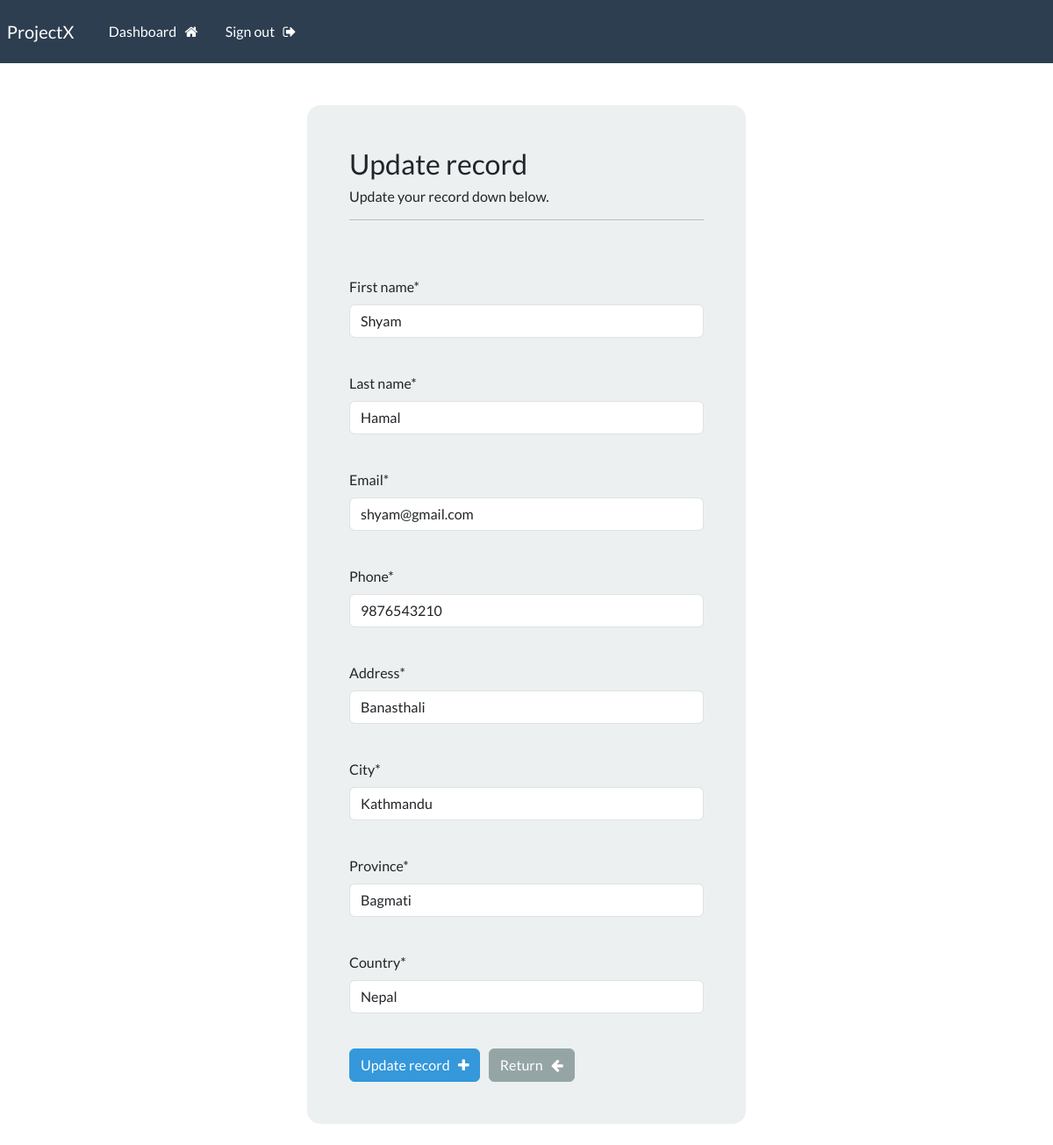
The page /updateRecord/4/ (signed in) on the database its author committed.
### webapp/models.py (models this page shows, shortened)
class Record(models.Model):
    creation_date = models.DateTimeField(auto_now_add=True)
    first_name = models.CharField(max_length=100)
    last_name = models.CharField(max_length=100)
    email = models.CharField(max_length=255)
    phone = models.CharField(max_length=20)
    address = models.CharField(max_length=300)
    city = models.CharField(max_length=255)
    province = models.CharField(max_length=200)
    country = models.CharField(max_length=125)

### webapp/views.py (the view)
# urls.py: path('updateRecord/<int:pk>/',views.update_record,name="updateRecord"),
@login_required(login_url='login')
def update_record(request,pk):
    record = Record.objects.get(id=pk)
    form = UpdateRecordForm(instance=record)
    if request.method == "POST":
        form = UpdateRecordForm(request.POST,instance=record)
        if form.is_valid():
            form.save()
            messages.success(request,"Record updated successfully!!!")
            return redirect('dashboard')
    context = {'form':form}
    return render(request,'webapp/update-record.html',context)

### webapp/forms.py
class UpdateRecordForm(forms.ModelForm):
    class Meta:
        model = Record
        fields = ['first_name', 'last_name', 'email', 'phone', 'address', 'city', 'province', 'country']

### webapp/templates/webapp/update-record.html (shortened to what this page needs)
{% extends 'webapp/base.html' %}
{% load crispy_forms_tags %}
{% block content%}
<body>
  <div class="container bg-light shadow-md p-5 form-layout">
    <h3>Update record</h3>
    <h6>Update your record down below.</h6>
    <hr />
    <br />
    <form method="POST" autocomplete="off">
      <br />
      {{form.first_name|as_crispy_field}}
      <br />
      {{form.last_name|as_crispy_field}}
      <br />
      {{form.email|as_crispy_field}}
      <br />
      {{form.phone|as_crispy_field}}
      <br />
      {{form.address|as_crispy_field}}
      <br />
      {{form.city|as_crispy_field}}
      <br />
      {{form.province|as_crispy_field}}
      <br />
      {{form.country|as_crispy_field}}
      <br />
      <button type="submit" class="btn btn-info">
        Update record &nbsp; <i class="fa fa-plus" aria-hidden="true"></i>
      </button>
      <a href="{% url 'dashboard' %}" class="btn btn-secondary">
        Return &nbsp; <i class="fa fa-arrow-left" aria-hidden="true"></i>
      </a>
    </form>
  </div>
  <br />
</body>
{% endblock %}

### webapp/static/css/styles.css (style rules this page uses)
.form-layout { border-radius: 15px; width: 500px; }

### rows shown on the page
Record: first_name "Shyam", last_name "Hamal", email "shyam@gmail.com", phone "9876543210", address "Banasthali", city "Kathmandu", province "Bagmati", country "Nepal"
